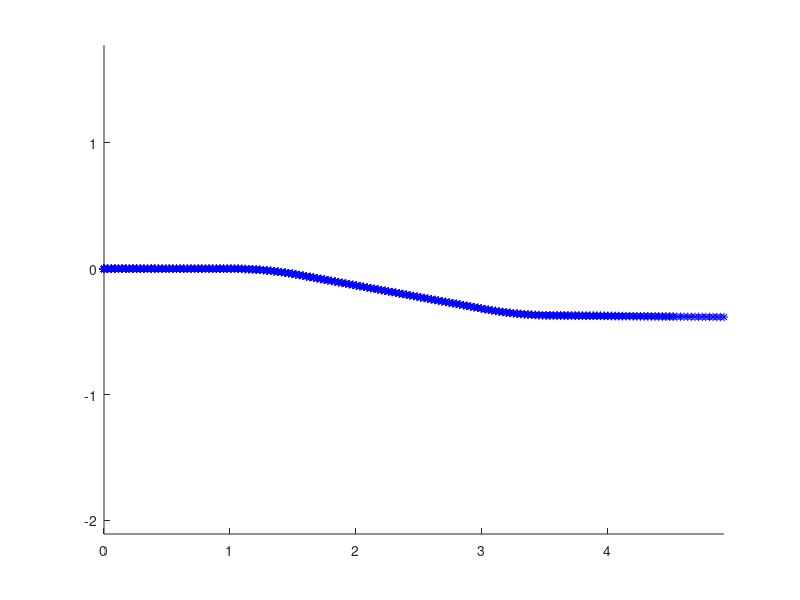

The MATLAB script that drew this image:
function [] = ParticleSorterSim ()
%      y
%      |
%      Z--x
%     /
%[x y z]
%set up GPU array

%Define details of time in the simulation
simTime=2*10^-8;%also seconds
steps=200;
deltaT=simTime/steps;%seconds
t=0;
%define some handy values
c=3*10^8;
%Details about particles mass/charge ratio in coulombs per kilogram
electonCharge=-1.602*10^-19;
electronMass=9.109*10^-31

protonCharge=1.602*10^-19;
protonMass=1.672*10^-27;

%Define All the B-Fields the areas are defined by two oppisite points
%The areas are in meters the field intensities are in Teslas
bAMagnitude=[0,0,1];
bAArea=[1,-0.17,-0.5;1.54,0.17,.5;];

bBMagnitude=[0,0,-1];
bBArea=[3,-0.5,-0.5;3.54,-0.2,.5;];

%
nParticles=10;

%plot the b fields
hold on;
axis equal;
drawBField(bAArea,bAMagnitude);
drawBField(bBArea,bBMagnitude);



particleCount=0;

position=zeros(nParticles,3);
velocity=zeros(nParticles,3);
charge=zeros(nParticles);
mass=zeros(nParticles);
while(t<simTime)
    if random('unif',0,steps)< nParticles
        %initialize particles
        particleCount=particleCount+1;
        position(particleCount,:)=[0,0,0];
        velocity(particleCount,:)=[.96*c,0,0];
        charge(particleCount)=protonCharge;
        mass(particleCount)=protonMass;
    end
    parfor id=1:particleCount
        if inside(position(id,:),bAArea)
            a=charge(id)/mass(id)*cross(velocity(id,:),bAMagnitude);
        elseif inside(position(id,:),bBArea)
            a=charge(id)/mass(id)*cross(velocity(id,:),bBMagnitude);
        else
            a = [0,0,0];
        end
        position(id,:)=position(id,:)+velocity(id,:)*deltaT+(1/2)*a*deltaT*deltaT;
        velocity(id,:)=velocity(id,:)+a*deltaT;
    end
    t=t+deltaT;
    plot3(position(:,1),position(:,2),position(:,3),'b*');
    drawnow;
end

end 

function [isInside] = inside(point,boundingArea)
    isInside=true;
    for i=1:3
        if point(i)>boundingArea(1,i)&&point(i)>boundingArea(2,i)
            isInside=false;
        end   
        if point(i)<boundingArea(1,i)&&point(i)<boundingArea(2,i)
            isInside=false;
        end  
    end
end

function [] = drawBField(bArea,bMagnitude)
    arrowsPerAxis=2;
    bMagnitude=bMagnitude*0.25/norm(bMagnitude);
    for x=min(bArea(:,1)):(max(bArea(:,1))-min(bArea(:,1)))/arrowsPerAxis:max(bArea(:,1))
        for y=min(bArea(:,2)):(max(bArea(:,2))-min(bArea(:,2)))/arrowsPerAxis:max(bArea(:,2))
            for z=min(bArea(:,3)):(max(bArea(:,3))-min(bArea(:,3)))/arrowsPerAxis:max(bArea(:,3))
                quiver3(x,y,z,bMagnitude(1),bMagnitude(2),bMagnitude(3),'black');
            end
        end
    end
end
